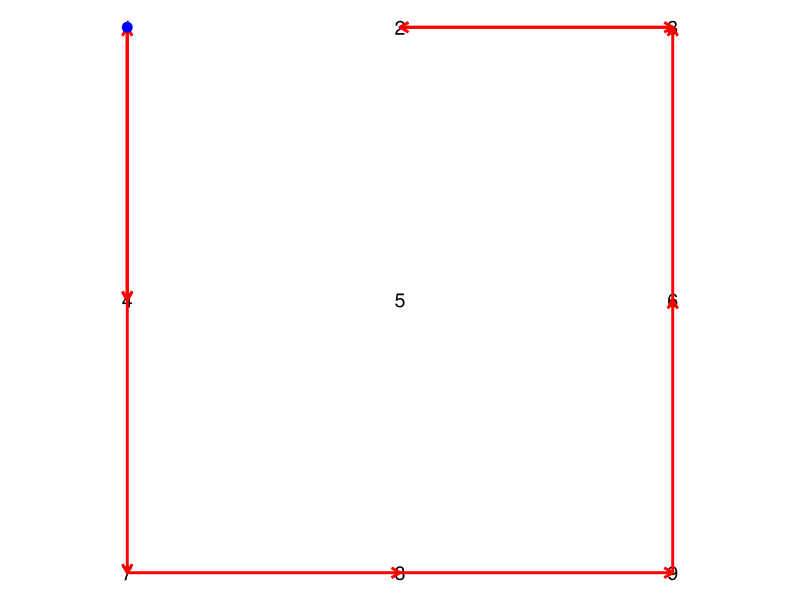
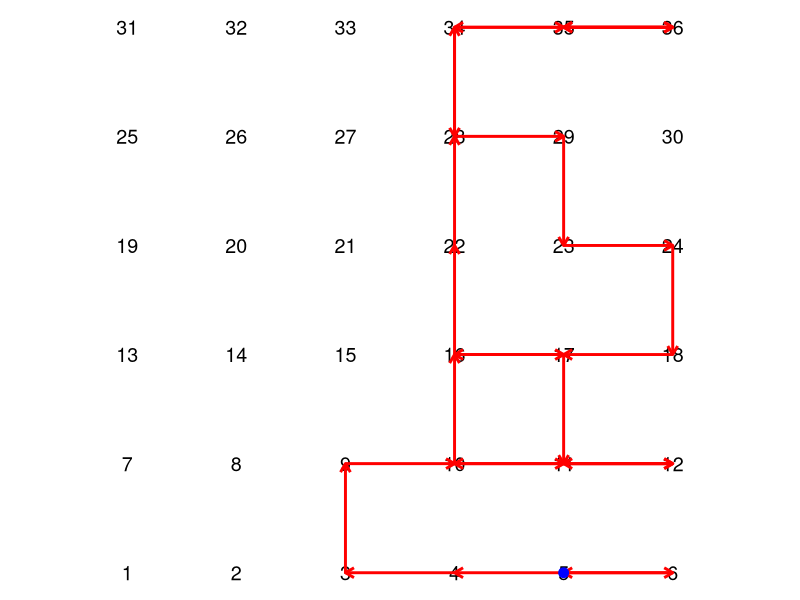
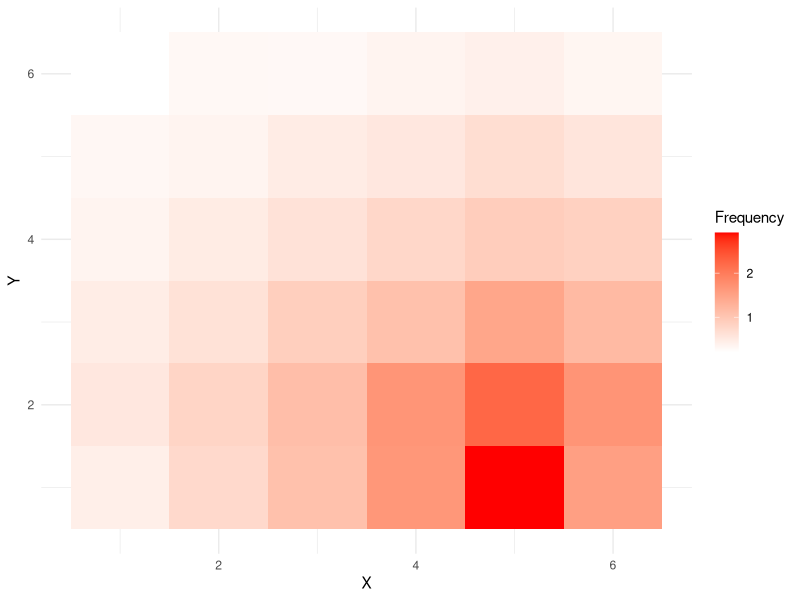

Here is the R script that generated these plots, in order:
library(ggplot2)
library(reshape2)

# Define states and corresponding coordinates on 3x3 grid
states <- 1:9
coordinates <- data.frame(
  state = states,
  x = c(1, 2, 3, 1, 2, 3, 1, 2, 3),
  y = c(3, 3, 3, 2, 2, 2, 1, 1, 1)
)

# Define transition probabilities
transition_matrix <- matrix(c(0, 0.4, 0, 0.6, 0, 0, 0, 0, 0,
                              0.3, 0, 0.4, 0, 0.2, 0, 0, 0, 0,
                              0, 0.3, 0, 0, 0, 0.7, 0, 0, 0,
                              0.2, 0, 0, 0, 0.4, 0, 0.3, 0, 0,
                              0, 0.2, 0, 0.3, 0, 0.4, 0, 0.1, 0,
                              0, 0, 0.1, 0, 0.3, 0, 0, 0, 0.6,
                              0, 0, 0, 0.6, 0, 0, 0, 0.4, 0,
                              0, 0, 0, 0, 0.2, 0, 0.3, 0, 0.4,
                              0, 0, 0, 0, 0, 0.7, 0, 0.3, 0), 
                            nrow = 9, byrow = TRUE,
                            dimnames = list(states, states))

# Function to simulate robot movement (modified for grid)
simulateMovement1 <- function(initial_state, transition_matrix, num_steps) {
  current_state <- initial_state
  trajectory <- data.frame(x = coordinates$x[match(current_state, coordinates$state)],
                           y = coordinates$y[match(current_state, coordinates$state)])
  
  for (i in 1:num_steps) {
    current_state <- sample(states, size = 1, prob = transition_matrix[current_state, ])
    x <- coordinates$x[match(current_state, coordinates$state)]
    y <- coordinates$y[match(current_state, coordinates$state)]
    trajectory <- rbind(trajectory, data.frame(x = x, y = y))
  }
  
  return(trajectory)
}

# Simulate robot movement for 10 steps starting from state 1
initial_state<-1
trajectory <- simulateMovement1(initial_state, transition_matrix, num_steps = 10)

# function to create line segments with arrowheads
createLineSegments <- function(trajectory) {
  segments <- data.frame(
    x_start = head(trajectory$x, -1),
    y_start = head(trajectory$y, -1),
    x_end = tail(trajectory$x, -1),
    y_end = tail(trajectory$y, -1)
  )
  return(segments)
}

segments <- createLineSegments(trajectory)

# plot
grid_plot <- ggplot(coordinates, aes(x, y)) +
  geom_text(aes(label = state), colour = "black", size = 5) +
  geom_segment(data = segments, aes(x = x_start, y = y_start, xend = x_end, yend = y_end),
               arrow = arrow(length = unit(0.25, "cm")), colour = "red", linewidth = 1) +
  geom_point(data = coordinates[coordinates$state == initial_state,], aes(x, y),
             colour = "blue", size = 3) +
  coord_equal() +
  theme_void()
grid_plot

## For any grid size ##

# Function to generate transition matrix
generateTransitionMatrix <- function(grid_size, movement_prob) {
  num_states <- grid_size*grid_size
  states <- 1:num_states
  transition_matrix <- matrix(0, nrow = num_states, ncol = num_states,
                              dimnames = list(states, states))
  
  for (i in 1:num_states) {
    row <- ((i - 1) %/% grid_size) + 1
    col <- ((i - 1) %% grid_size) + 1
    
    if (row > 1) { # can move up
      transition_matrix[i, (row - 2) * grid_size + col] <- movement_prob
    }
    if (row < grid_size) { # down
      transition_matrix[i, row * grid_size + col] <- movement_prob
    }
    if (col > 1) { # left
      transition_matrix[i, (row - 1) * grid_size + (col - 1)] <- movement_prob
    }
    if (col < grid_size) { # right
      transition_matrix[i, (row - 1) * grid_size + (col + 1)] <- movement_prob
    }
  }
  
  return(transition_matrix)
}

grid_size <- 6
movement_prob <- 0.25
transition_matrix <- generateTransitionMatrix(grid_size, movement_prob)

# Define states and corresponding coordinates on the grid
states <- 1:(grid_size*grid_size)
coordinates <- expand.grid(x = 1:grid_size, y = 1:grid_size)
coordinates$state <- states

initial_state <- 5
num_steps <- 30

trajectory <- simulateMovement1(initial_state, transition_matrix, num_steps)
segments <- createLineSegments(trajectory)

grid_plot <- ggplot(coordinates, aes(x, y)) +
  geom_text(aes(label = state), colour = "black", size = 5) +
  geom_segment(data = segments, aes(x = x_start, y = y_start, xend = x_end, yend = y_end),
               arrow = arrow(length = unit(0.25, "cm")), colour = "red", linewidth = 1) +
  geom_point(data = coordinates[coordinates$state == initial_state,], aes(x, y),
             colour = "blue", size = 3) +
  coord_equal() +
  theme_void()
grid_plot

## Heatmap ##

# Modified movement simulation function to record state sequences

simulateMovement2 <- function(initial_state, transition_matrix, num_steps) {
  current_state <- initial_state
  state_sequence <- c(current_state)
  
  for (i in 1:num_steps) {
    current_state <- sample(states, size = 1, prob = transition_matrix[current_state, ])
    state_sequence <- c(state_sequence, current_state)
  }
  
  return(state_sequence)
}

num_repetitions <- 1000
state_sequences <- replicate(num_repetitions, simulateMovement2(initial_state, transition_matrix, num_steps))
state_matrix <- matrix(unlist(state_sequences), nrow = num_repetitions, byrow = TRUE)
state_frequencies <- table(state_matrix) / num_repetitions
state_grid <- matrix(state_frequencies, nrow = grid_size, ncol = grid_size, byrow = TRUE)

# Plot heatmap of state frequencies
heatmap_plot <- ggplot(melt(state_grid), aes(Var2, Var1, fill = value)) +
  geom_tile() +
  scale_fill_gradient(low = "white", high = "red") +
  labs(x = "X", y = "Y", fill = "Frequency") +
  theme_minimal()
heatmap_plot